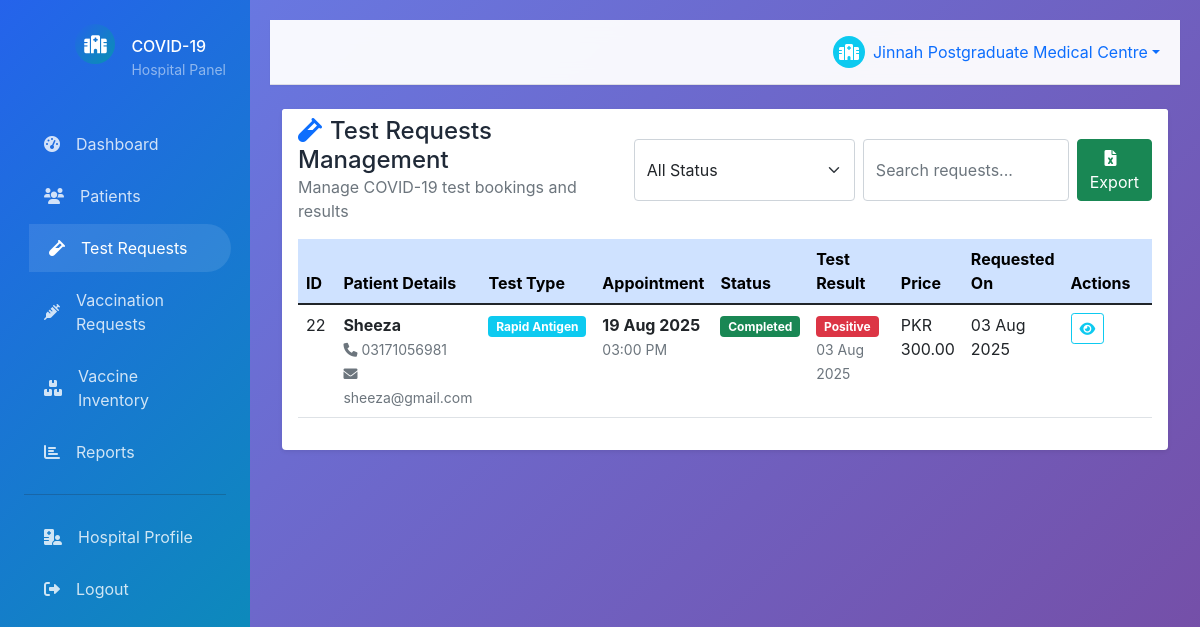
/hospital/test-requests.php (signed in), run on the app's committed database.
### tables this page shows
CREATE TABLE `test_bookings` (
  `id` int(11) NOT NULL,
  `patient_id` int(11) NOT NULL,
  `hospital_id` int(11) NOT NULL,
  `test_type` enum('RT-PCR','Rapid Antigen','Antibody') NOT NULL,
  `booking_date` date NOT NULL,
  `booking_time` time NOT NULL,
  `status` enum('pending','approved','rejected','completed') DEFAULT 'pending',
  `test_result` enum('positive','negative','pending') DEFAULT 'pending',
  `result_date` date DEFAULT NULL,
  `price` decimal(10,2) DEFAULT 0.00,
  `created_at` timestamp NOT NULL DEFAULT current_timestamp()
);

CREATE TABLE `patients` (
  `id` int(11) NOT NULL,
  `full_name` varchar(100) NOT NULL,
  `email` varchar(100) NOT NULL,
  `password` varchar(255) NOT NULL,
  `phone` varchar(20) NOT NULL,
  `date_of_birth` date NOT NULL,
  `gender` enum('male','female','other') NOT NULL,
  `address` text NOT NULL,
  `city` varchar(100) NOT NULL,
  `state` varchar(100) NOT NULL,
  `pincode` varchar(10) NOT NULL,
  `cnic` varchar(15) NOT NULL,
  `created_at` timestamp NOT NULL DEFAULT current_timestamp()
);

### config/database.php (called while the page is built, shortened)
<?php
class Database {
    private $host = DB_HOST;
    private $user = DB_USER;
    private $pass = DB_PASS;
    private $dbname = DB_NAME;
    private $dbh;
    private $stmt;
    public function __construct() {
        $dsn = 'mysql:host=' . $this->host . ';dbname=' . $this->dbname . ';charset=utf8mb4';
        $options = array(
            PDO::ATTR_PERSISTENT => true,
            PDO::ATTR_ERRMODE => PDO::ERRMODE_EXCEPTION
        );
        try {
            $this->dbh = new PDO($dsn, $this->user, $this->pass, $options);
        } catch (PDOException $e) {
            $this->error = $e->getMessage();
            die("Database Connection Failed: " . $this->error);
        }
    }
    public function query($query) {
        $this->stmt = $this->dbh->prepare($query);
    }
    public function bind($param, $value, $type = null) {
        if (is_null($type)) {
            switch (true) {
                case is_int($value):
                    $type = PDO::PARAM_INT;
                    break;
            }
        }
        $this->stmt->bindValue($param, $value, $type);
    }
    public function execute() {
        return $this->stmt->execute();
    }
    public function resultset() {
        $this->execute();
        return $this->stmt->fetchAll(PDO::FETCH_ASSOC);
    }
}
?>

### includes/functions.php (called while the page is built, shortened)
<?php
require_once '../config/database.php';
function formatDate($date) {
    return date('d M Y', strtotime($date));
}
function getStatusBadge($status) {
    switch (strtolower($status)) {
        case 'completed': return 'success';
    }
}
?>

### hospital/test-requests.php (the view, shortened to what this page needs)
<?php
require_once '../includes/functions.php';
function formatTime($time) {
    return date('h:i A', strtotime($time));
}
$db = new Database();
$hospital_id = $_SESSION['user_id'];
$db->query("SELECT tb.*, p.full_name as patient_name, p.phone as patient_phone, p.email as patient_email
            FROM test_bookings tb
            JOIN patients p ON tb.patient_id = p.id
            WHERE tb.hospital_id = :hospital_id
            ORDER BY tb.created_at DESC");
$db->bind(':hospital_id', $hospital_id);
$bookings = $db->resultset();
?>
<!DOCTYPE html>
<html lang="en">
<head>
    <link href="https://cdn.jsdelivr.net/npm/bootstrap@5.1.3/dist/css/bootstrap.min.css" rel="stylesheet">
    <link href="https://cdnjs.cloudflare.com/ajax/libs/font-awesome/6.0.0/css/all.min.css" rel="stylesheet">
    <link href="../assets/css/style.css" rel="stylesheet">
</head>
<body>
    <?php include 'includes/sidebar.php'; ?>
    <div class="main-content">
        <?php include 'includes/header.php'; ?>
        <div class="container-fluid">
            <div class="row">
                <div class="col-12">
                    <div class="card border-0 shadow-sm">
                        <div class="card-header bg-white border-0 pb-0">
                            <div class="row align-items-center">
                                <div class="col">
                                    <h4 class="mb-0">
                                        <i class="fas fa-vial me-2 text-primary"></i>Test Requests Management
                                    </h4>
                                    <p class="text-muted mb-0">Manage COVID-19 test bookings and results</p>
                                </div>
                                <div class="col-auto">
                                    <div class="d-flex gap-2">
                                        <select class="form-select" id="statusFilter">
                                            <option value="">All Status</option>
                                        </select>
                                        <input type="text" class="form-control search-input" placeholder="Search requests..." data-target="#requestsTable">
                                        <a href="?export=excel" class="btn btn-success">
                                            <i class="fas fa-file-excel me-2"></i>Export
                                        </a>
                                    </div>
                                </div>
                            </div>
                        </div>
                        <div class="card-body">
                            <div class="table-responsive">
                                <table class="table table-hover" id="requestsTable">
                                    <thead class="table-primary">
                                        <tr>
                                            <th>ID</th>
                                            <th>Patient Details</th>
                                            <th>Test Type</th>
                                            <th>Appointment</th>
                                            <th>Status</th>
                                            <th>Test Result</th>
                                            <th>Price</th>
                                            <th>Requested On</th>
                                            <th>Actions</th>
                                        </tr>
                                    </thead>
                                    <tbody>
                                        <?php foreach ($bookings as $booking): ?>
                                            <tr data-id="<?= $booking['id'] ?>"
                                                data-patient-name="<?= htmlspecialchars($booking['patient_name']) ?>"
                                                data-patient-phone="<?= htmlspecialchars($booking['patient_phone']) ?>"
                                                data-patient-email="<?= htmlspecialchars($booking['patient_email']) ?>"
                                                data-test-type="<?= htmlspecialchars($booking['test_type']) ?>"
                                                data-booking-date="<?= formatDate($booking['booking_date']) ?>"
                                                data-booking-time="<?= formatTime($booking['booking_time']) ?>"
                                                data-status="<?= $booking['status'] ?>"
                                                data-test-result="<?= $booking['test_result'] ?? '' ?>"
                                                data-result-date="<?= $booking['result_date'] ? formatDate($booking['result_date']) : '' ?>"
                                                data-price="<?= $booking['price'] ?>"
                                                data-created-at="<?= formatDate($booking['created_at']) ?>"
                                                data-notes="<?= htmlspecialchars($booking['notes'] ?? '') ?>">
                                                <td><?php echo $booking['id']; ?></td>
                                                <td>
                                                    <div>
                                                        <strong><?php echo htmlspecialchars($booking['patient_name']); ?></strong><br>
                                                        <small class="text-muted">
                                                            <i class="fas fa-phone me-1"></i><?php echo htmlspecialchars($booking['patient_phone']); ?><br>
                                                            <i class="fas fa-envelope me-1"></i><?php echo htmlspecialchars($booking['patient_email']); ?>
                                                        </small>
                                                    </div>
                                                </td>
                                                <td>
                                                    <span class="badge bg-info"><?php echo $booking['test_type']; ?></span>
                                                </td>
                                                <td>
                                                    <div>
                                                        <strong><?php echo formatDate($booking['booking_date']); ?></strong><br>
                                                        <small class="text-muted"><?php echo formatTime($booking['booking_time']); ?></small>
                                                    </div>
                                                </td>
                                                <td>
                                                    <span class="badge bg-<?= getStatusBadge($booking['status']) ?>">
                                                        <?= ucfirst($booking['status']) ?>
                                                    </span>
                                                </td>
                                                <td>
                                                    <?php if ($booking['test_result'] === 'pending' || empty($booking['test_result'])): ?>
                                                        <span class="badge bg-warning">Pending</span>
                                                    <?php else: ?>
                                                        <span class="badge bg-<?= $booking['test_result'] === 'positive' ? 'danger' : 'success' ?>">
                                                            <?= ucfirst($booking['test_result']) ?>
                                                        </span>
                                                        <?php if ($booking['result_date']): ?>
                                                            <br><small class="text-muted"><?php echo formatDate($booking['result_date']); ?></small>
                                                        <?php endif; ?>
                                                    <?php endif; ?>
                                                </td>
                                                <td>PKR <?php echo number_format($booking['price'], 2); ?></td>
                                                <td><?php echo formatDate($booking['created_at']); ?></td>
                                                <td>
                                                    <div class="btn-group" role="group">
                                                        <button type="button" class="btn btn-sm btn-outline-info" onclick="viewDetails(<?php echo $booking['id']; ?>)">
                                                            <i class="fas fa-eye"></i>
                                                        </button>
                                                    </div>
                                                </td>
                                            </tr>
                                        <?php endforeach; ?>
                                    </tbody>
                                </table>
                            </div>
                        </div>
                    </div>
                </div>
            </div>
        </div>
    </div>
</body>
</html>

### assets/css/style.css (style rules this page uses)
:root { --primary-color: #2563eb; --secondary-color: #0891b2; --accent-color: #f59e0b; --success-color: #10b981; --danger-color: #ef4444; --warning-color: #f59e0b; --dark-color: #1f2937; --light-color: #f8fafc; --gradient-primary: linear-gradient(135deg, #2563eb 0%, #0891b2 100%); --gradient-secondary: linear-gradient(135deg, #f59e0b 0%, #ef4444 100%); --shadow-sm: 0 1px 2px 0 rgba(0, 0, 0, 0.05); --shadow-md: 0 4px 6px -1px rgba(0, 0, 0, 0.1); --shadow-lg: 0 10px 15px -3px rgba(0, 0, 0, 0.1); --border-radius: 0.5rem; }
* { margin: 0; padding: 0; box-sizing: border-box; }
body { font-family: 'Inter', -apple-system, BlinkMacSystemFont, 'Segoe UI', Roboto, sans-serif; background: linear-gradient(135deg, #667eea 0%, #764ba2 100%); min-height: 100vh; color: var(--dark-color); }
.fade-in { animation: fadeIn 0.6s ease-in-out; }
.main-content { margin-left: 250px; padding: 20px; transition: all 0.3s ease; }

### hospital/test-requests.php (style rules this page uses)
#requestsTable th:nth-child(1), #requestsTable td:nth-child(1) { width: 5%; }
#requestsTable th:nth-child(3), #requestsTable td:nth-child(3) { width: 10%; }
#requestsTable th:nth-child(4), #requestsTable td:nth-child(4) { width: 12%; }
#requestsTable th:nth-child(5), #requestsTable td:nth-child(5) { width: 10%; }
#requestsTable th:nth-child(6), #requestsTable td:nth-child(6) { width: 12%; }
#requestsTable th:nth-child(7), #requestsTable td:nth-child(7) { width: 8%; }
#requestsTable th:nth-child(8), #requestsTable td:nth-child(8) { width: 10%; }
#requestsTable th:nth-child(9), #requestsTable td:nth-child(9) { width: 15%; white-space: nowrap; }

### data on the page
test_bookings: id "22", patient.full_name "Sheeza", patient.phone "03171056981", patient.email "sheeza@gmail.com", test_type "Rapid Antigen", booking_date "19 Aug 2025", booking_time "03:00 PM", status "Completed", test_result "Positive", result_date "03 Aug 2025", price "300.00", created_at "03 Aug 2025"

### other printed values
$_SESSION['name'] "Jinnah Postgraduate Medical Centre"
